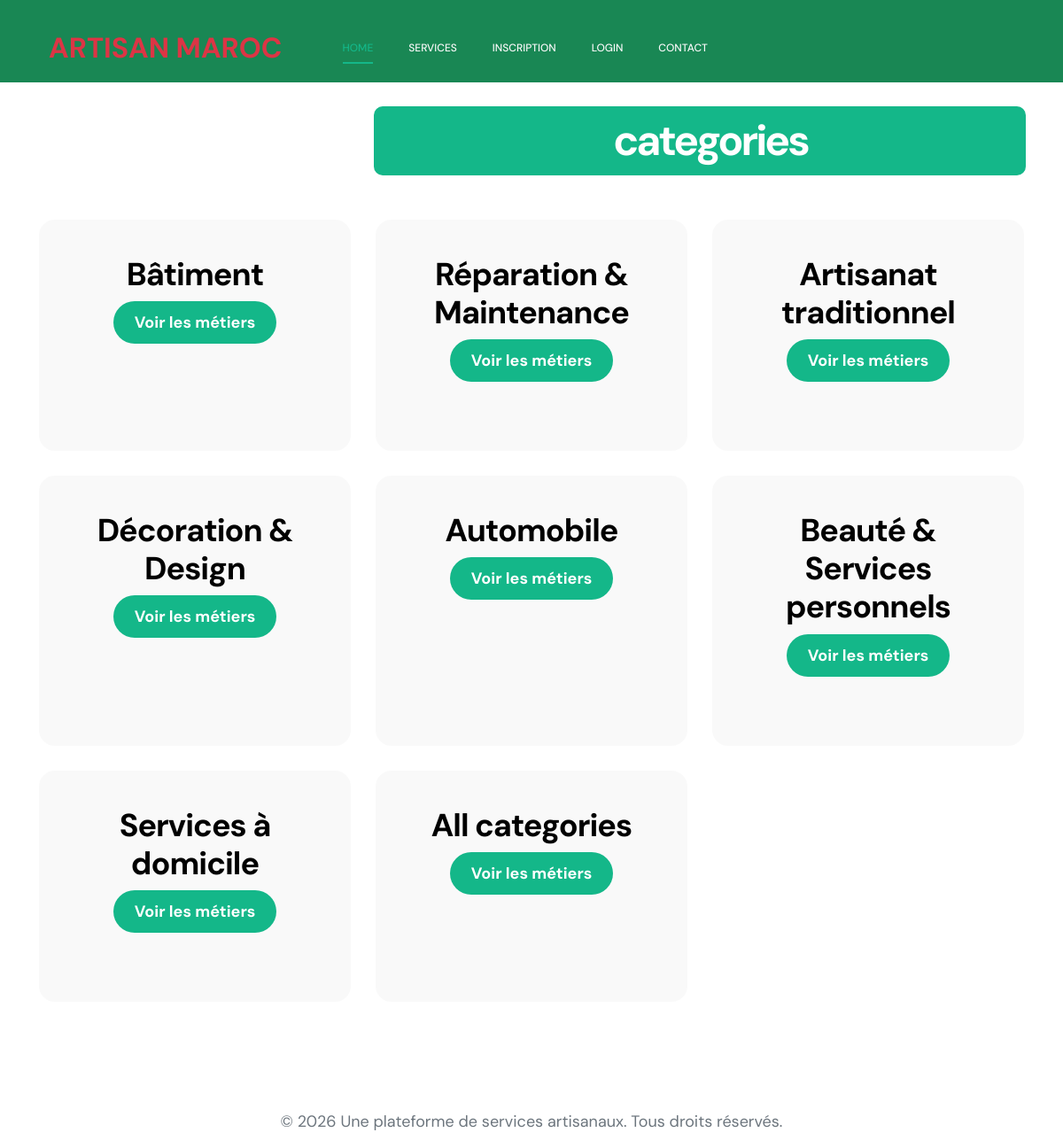
/ebdomage_fichier.php/categorie.php, run on the app's committed database.
### tables this page shows
CREATE TABLE `categories` (
  `id` int(11) NOT NULL,
  `nom_categorie` varchar(100) NOT NULL,
  `image` varchar(255) NOT NULL
);

### ebdomage_fichier.php/categorie.php (the view, shortened to what this page needs)
<?php
include 'connexion.php';
$sql = "SELECT * FROM categories";
$result = $conn->query($sql);
?>
<!doctype html>
<html lang="en">
<head>
    <link href="css/bootstrap.min.css" rel="stylesheet">
    <link href="css/bootstrap-icons.css" rel="stylesheet">
    <link href="css/magnific-popup.css" rel="stylesheet">
    <link href="css/templatemo-first-portfolio-style.css" rel="stylesheet">
</head>
<body>
    <?php include 'header-pages.php'; ?>
    <section class="categories section-padding">
        <div class="container">
            <div class="row">
                <div class="col-lg-8 col-md-8 col-12 ms-auto">
                    <div class="section-title-wrap d-flex justify-content-center align-items-center mb-4">
                        <h2 class="text-white ms-4 mb-0">categories</h2>
                    </div>
                </div>
                <?php foreach ($result as $categorie) { ?>
                    <div class="col-lg-4 col-md-6 mb-4 d-flex">
                        <div class="projects-thumb w-100 d-flex flex-column">
                            <div class="projects-info">
                                <form action="" method="post">
                                    <div class="projects-info text-center">
                                        <h3 class="projects-title"><?php echo $categorie['nom_categorie']; ?></h3>
                                        <a href="metiers.php?categorie_id=<?php echo $categorie['id']; ?>"
                                            class="custom-btn mt-auto">
                                            Voir les métiers
                                        </a>
                                    </div>
                            </div>
                        </div>
                    </div>
                <?php } ?>
            </div>
        </div>
    </section>
    <footer>
        <?php include 'footer.php'; ?>
    </footer>
</body>
</html>

### header-pages.php (shortened to what this page needs)
<nav class="navbar navbar-expand-lg bg-success">
    <div class="container">
        <a href="index.php" class="navbar-brand mx-auto mx-lg-0 text-danger">ARTISAN MAROC</a>
        <div class="collapse navbar-collapse" id="navbarNav">
            <ul class="navbar-nav ms-lg-5">
                <li class="nav-item">
                    <a class="nav-link " href="index.php">Home</a>
                </li>
                <li class="nav-item">
                    <a class="nav-link" href="services.php">services</a>
                </li>
                <li class="nav-item">
                    <a class="nav-link" href="utilisateur.php">inscription</a>
                </li>
                <li class="nav-item">
                    <a class="nav-link " href="login.php">login</a>
                </li>
                <li class="nav-item">
                    <a class="nav-link " href="contact.php">Contact</a>
                </li>
             </ul>
        </div>
    </div>
</nav>

### footer.php
<div class="container">
    <div class="row">
        <div class="col text-center">
            <p class="text-muted"> © 2026 Une plateforme de services artisanaux. Tous droits réservés.</p>
        </div>

### css/templatemo-first-portfolio-style.css (style rules this page uses)
:root { --white-color: #ffffff; --primary-color: #535da1; --secondary-color: #14B789; --section-bg-color: #f9f9f9; --dark-color: #000000; --p-color: #717275; --border-color: #e9eaeb; --featured-border-color: #727aab; --body-font-family: 'DM Sans', sans-serif; --h1-font-size: 62px; --h2-font-size: 48px; --h3-font-size: 36px; --h4-font-size: 32px; --h5-font-size: 24px; --h6-font-size: 22px; --p-font-size: 18px; --menu-font-size: 12px; --copyright-font-size: 14px; --border-radius-large: 100px; --border-radius-medium: 20px; --border-radius-small: 10px; --font-weight-normal: 400; --font-weight-medium: 500; --font-weight-bold: 700; }
body { background: var(--white-color); font-family: var(--body-font-family); }
h2, h3, h4, h5, h6 { color: var(--dark-color); }
h1, h2, h3, h4, h5, h6 { font-weight: var(--font-weight-bold); letter-spacing: -1px; }
h2 { font-size: var(--h2-font-size); color: var(--secondary-color); letter-spacing: -3px; }
h3 { font-size: var(--h3-font-size); }
p { color: var(--p-color); font-size: var(--p-font-size); font-weight: var(--font-weight-normal); }
ul li { color: var(--p-color); font-size: var(--p-font-size); font-weight: var(--font-weight-normal); }
a, button { touch-action: manipulation; transition: all 0.3s; }
a { color: var(--p-color); text-decoration: none; }
.section-padding { padding-top: 120px; padding-bottom: 120px; }
.section-title-wrap { background: var(--secondary-color); border-radius: var(--border-radius-small); padding: 10px 30px; }
.custom-btn, .navbar .custom-btn { font-size: var(--p-font-size); font-weight: var(--font-weight-bold); }
.custom-btn { background: var(--secondary-color); border-radius: var(--border-radius-large); color: var(--white-color); font-weight: var(--font-weight-bold); padding: 12px 24px; }
.navbar { background: transparent; position: absolute; z-index: 9; right: 0; left: 0; transition: all 0.3s; padding-top: 15px; padding-bottom: 0; }
.navbar .container { border-radius: var(--border-radius-small); padding: 10px 25px; }
.navbar-brand { font-size: var(--h4-font-size); font-weight: var(--font-weight-bold); }
.navbar-brand, .navbar-brand:hover { color: var(--white-color); }
.navbar-expand-lg .navbar-nav .nav-link { padding-right: 0; padding-left: 0; margin-right: 20px; margin-left: 20px; }
.navbar-nav .nav-link { display: inline-block; color: var(--section-bg-color); font-size: var(--menu-font-size); font-weight: var(--font-weight-medium); text-transform: uppercase; position: relative; padding-top: 15px; padding-bottom: 15px; }
.navbar-nav .nav-link::after { content: ""; background: transparent; position: absolute; bottom: 6px; right: 0; left: 0; width: 100%; height: 2px; }
.navbar-nav .nav-link.active::after, .navbar-nav .nav-link:hover::after { background: var(--secondary-color); }
.navbar-nav .nav-link.active, .navbar-nav .nav-link:hover { color: var(--secondary-color); }
.projects-thumb { height: 100%; display: flex; flex-direction: column; }
.projects-info { flex-grow: 1; }
.projects-thumb { background: var(--section-bg-color); border: 2px solid var(--white-color); border-radius: var(--border-radius-medium); position: relative; overflow: hidden; margin-top: 24px; margin-bottom: 24px; padding: 40px; transition: all ease 0.5s; }
.projects-title { margin-bottom: 20px; }

### data on the page
categories: nom_categorie "Bâtiment"
categories: nom_categorie "Réparation & Maintenance"
categories: nom_categorie "Artisanat traditionnel"
categories: nom_categorie "Décoration & Design"
categories: nom_categorie "Automobile"
categories: nom_categorie "Beauté & Services personnels"
categories: nom_categorie "Services à domicile"
categories: nom_categorie "All categories"
